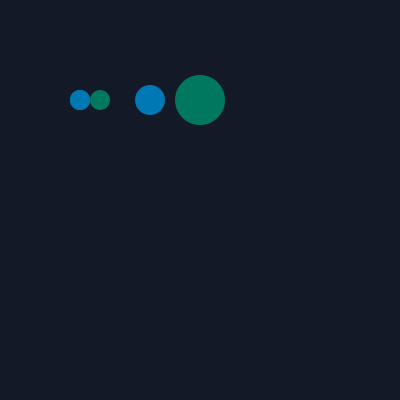
Frame 1 (no input)
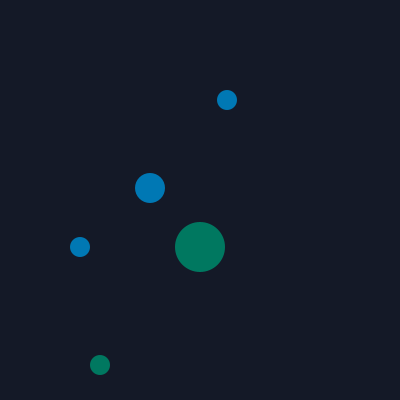
Frame 60 (the mouse pressed at the canvas centre just before this capture)
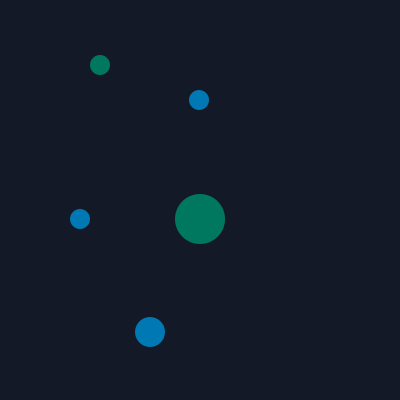
Frame 120 (the mouse held since frame 60 and released just before this capture)

The Processing sketch that drew these frames (run headless with seeded random() and noise(); from frame 60 on, the mouse is pressed at the canvas centre):

// Processing sketch: processing_21513
// ── processing_21513.pde

// variables for position of one rectangle
float x = 200;
float y = 100;

// variables for position of one rectangle
float x1=100;
float y1 = 100;

// variables for position of one rectangle
float x2=150;
float y2 = 100;

// variables for position of one rectangle
float x3=80;
float y3 = 100;

// variables for position of one rectangle
float x4=80;
float y4 = 100;

// variables for speed of rectangles
float speed = 7;
float speed1 = 5;
float speed2 = 8;
float speed3 = 4;
float speed4 = 4;

void setup () {
 size (400, 400);
}

void draw () {

 //make a "white" background
 background (20,25,39);

 //color the rectangle
 fill (0,120,96);
 noStroke () ;
 rectMode (CENTER);

 ellipse (x, y, 50, 50);
 ellipse (x1, y1, 20, 20);
  fill (0,120,180);
 ellipse (x2, y2, 30, 30);
 ellipse (x3, y3, 20, 20);
  ellipse (x4, y4, 20, 20);

//move the rectangles by adding speed
 y = y+speed;
 y1=y1+speed1;
 y2=y2+speed2;
  y3 = y3+speed;
  
    x4 = x4+speed;

//keep the rectangles from leaving the screen
 if ((y>height-25) || (y<25)) {
 speed = speed *-1; 

 }

 if ((y1>height-25) || (y1<25)) {
 speed1 = speed1 *-1; 

 }
 
  if ((y2>height-25) || (y2<25)) {
 speed2 = speed2 *-1; 

 }
   if ((y3>height-25) || (y3<25)) {
 speed3 = speed3 *-2; 

 }
 
    if ((x4>width-25) || (x4<25)) {
 speed4 = speed4 *-2; 

 }

}
